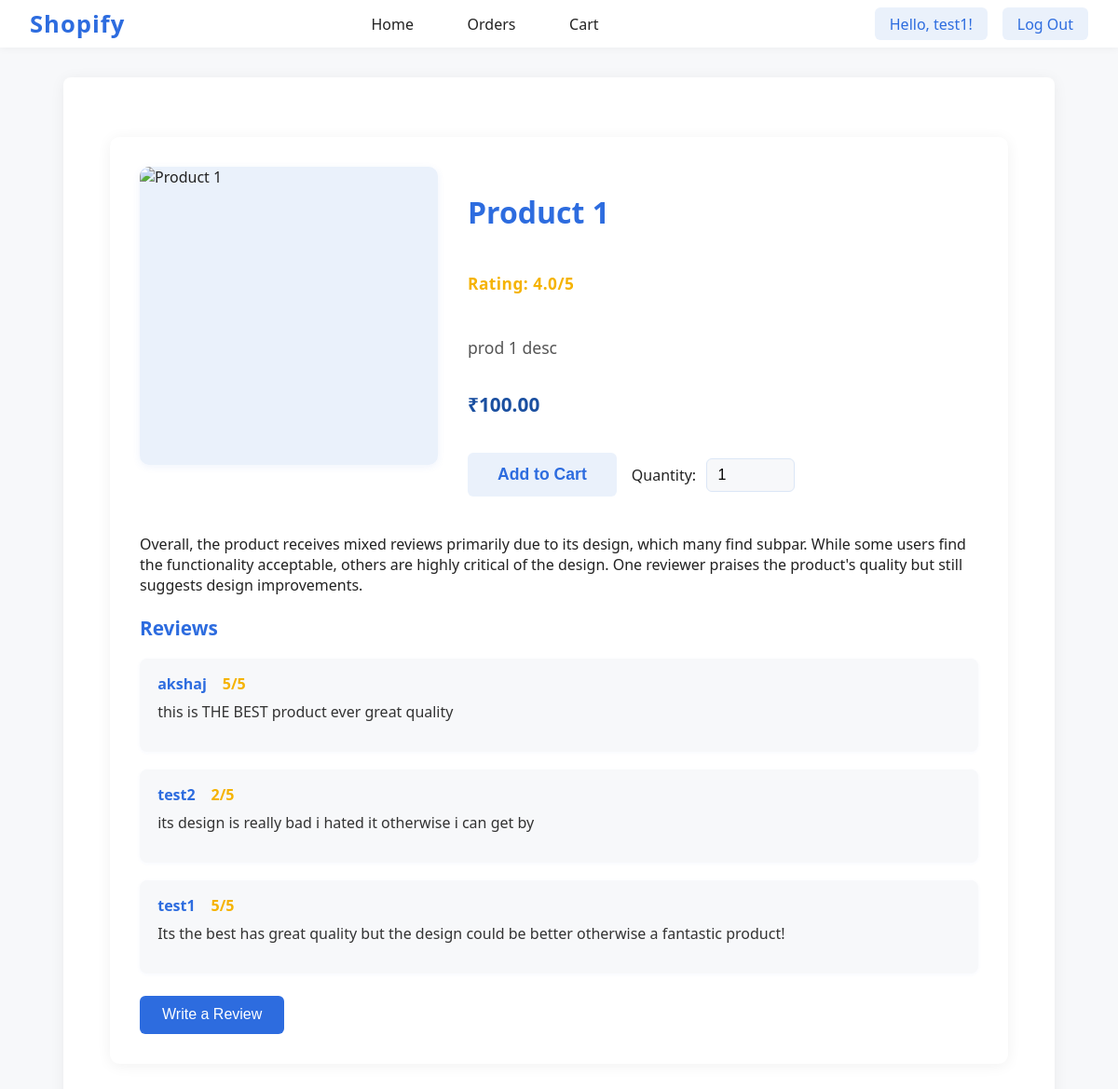
Screenshot of /product/1/ (signed in) with the database file from the repository.
### payment/models.py (models this page shows, shortened)
class Product(models.Model):
    name = models.CharField(max_length=100)
    description = models.TextField()
    summary = models.TextField(default="Error loading the summary.")
    price = models.DecimalField(max_digits=10, decimal_places=2)
    created_at = models.DateTimeField(auto_now_add=True)
    category = models.CharField(default=None)
    starRating = models.FloatField(default=0.0)

class Reviews(models.Model):
    product = models.ForeignKey(Product, on_delete=models.CASCADE)
    user = models.ForeignKey(User, on_delete=models.CASCADE)
    rating = models.IntegerField(default=0)
    comment = models.TextField()

### shop/views.py (the view)
# urls.py: path("product/<int:item_id>/", views.productDetail, name="productDetail"),
@login_required(login_url='/signup/')
def productDetail(request, item_id):
    product = Product.objects.filter(id=item_id).first()
    if not product:
        return render(request, "404.html", status=404)
    product_reviews = Reviews.objects.filter(product=product).order_by('-id')
    return render(request, "productDetail.html", {"product": product, "reviews": product_reviews})

### frontend/templates/productDetail.html (shortened to what this page needs)
{% extends "base.html" %}
{% load static %}
{% block content %}
<link rel="stylesheet" href="{% static '/static/css/productDetail.css' %}">
<div class="product-detail-container">
    <div class="product-main">
        <img src="{{ product.image_url }}" alt="{{ product.name }}" class="product-image" />
        <div class="product-info">
            <h2 class="product-title">{{ product.name }}</h2>
            <p class="product-rating">Rating: {{ product.starRating|default:"0" }}/5</p>
            <p class="product-desc">{{ product.description }}</p>
            <span class="product-price">₹{{ product.price }}</span>
            <div class="product-actions">
                <form action="{% url 'addToCart' %}" method="POST" class="cart-form">
                    <button type="submit" class="cart-btn">Add to Cart</button>
                    <div class="quantity-group">
                        <label for="quantity">Quantity:</label>
                        <input type="number" id="quantity" name="quantity" min="1" value="1" class="quantity-input" />
                    </div>
                </form>
            </div>
        </div>
    </div>
    <div class="reviews-section">
        <div class="product-summary">
            {{ product.summary }}
        </div>
        <h3>Reviews</h3>
        <div class="reviews-list">
            {% for review in reviews %}
            <div class="review-card">
                <strong>{{ review.user.username }}</strong>
                <span class="review-rating">{{ review.rating }}/5</span>
                <p class="review-text">{{ review.comment }}</p>
            </div>
            {% empty %}
            <p>No reviews yet.</p>
            {% endfor %}
        </div>
        <button class="write-review-btn" onclick="window.location.href='{% url 'writeReview' product.id %}'">Write a Review</button>
    </div>
</div>
{% endblock %}

### frontend/templates/base.html (shortened to what this page needs)
<!DOCTYPE html>
{% load static %}
<html lang="en">
<head>
    <link rel="stylesheet" href="{% static '/static/css/base.css' %}">
</head>
<body>
    <nav class="navbar">
        <div class="container">
            <a href="/" class="logo">Shopify</a>
            <ul class="nav-links">
                <li><a href="/">Home</a></li>
                <li><a href={% url "ordersView" %}>Orders</a></li>
                <li><a href={% url "CartView" %}>Cart</a></li>
            </ul>
            {% if user.is_authenticated %}
                <div class="username-logout-group">
                    <div class="username-display">Hello, {{ user.username }}!</div>
                    <a href="{% url 'LogOut' %}" class="logout-btn">Log Out</a>
                </div>
            {% endif %}
        </div>
    </nav>
    <main class="main-content">
        {% block content %}{% endblock %}
    </main>
</body>
</html>

### frontend/static/css/base.css (style rules this page uses)
body { margin: 0; font-family: 'Segoe UI', 'Roboto', Arial, sans-serif; background: #f7f8fa; color: #222; }
.navbar { background: #fff; box-shadow: 0 2px 8px rgba(0,0,0,0.04); padding: 0.5rem 0; position: sticky; top: 0; z-index: 100; }
.container { max-width: 1200px; margin: 0 auto; display: flex; align-items: center; justify-content: space-between; padding: 0 2rem; }
.logo { font-size: 1.6rem; font-weight: 700; color: #2d6cdf; text-decoration: none; letter-spacing: 1px; }
.nav-links { list-style: none; display: flex; gap: 2rem; margin: 0; padding: 0; }
.nav-links li a { text-decoration: none; color: #222; font-weight: 500; transition: color 0.2s; padding: 0.5rem 0.8rem; border-radius: 4px; }
.main-content { max-width: 1000px; margin: 2rem auto; background: #fff; border-radius: 8px; box-shadow: 0 2px 16px rgba(0,0,0,0.06); padding: 2rem; }

### frontend/static/css/productDetail.css (style rules this page uses)
.product-detail-container { max-width: 900px; margin: 2rem auto; background: #fff; border-radius: 10px; box-shadow: 0 2px 16px rgba(0,0,0,0.06); padding: 2rem; }
.product-main { display: flex; gap: 2rem; align-items: flex-start; margin-bottom: 2.5rem; }
.product-image { width: 320px; height: 320px; object-fit: cover; border-radius: 10px; box-shadow: 0 2px 8px rgba(45,108,223,0.08); background: #eaf1fb; }
.product-info { flex: 1; display: flex; flex-direction: column; gap: 1.2rem; }
.product-title { font-size: 2rem; font-weight: 700; color: #2d6cdf; margin-bottom: 0.5rem; }
.product-rating { font-size: 1.08rem; color: #f5b301; font-weight: 600; margin-bottom: 0.5rem; letter-spacing: 0.5px; }
.product-desc { font-size: 1.1rem; color: #555; margin-bottom: 1rem; }
.product-price { font-size: 1.3rem; font-weight: 700; color: #1a4fa0; margin-bottom: 1.2rem; }
.product-actions { display: flex; gap: 1rem; }
.buy-btn, .cart-btn { padding: 0.8rem 2rem; font-size: 1.1rem; font-weight: 600; border: none; border-radius: 6px; cursor: pointer; transition: background 0.2s; }
.cart-btn { background: #eaf1fb; color: #2d6cdf; }
.reviews-section { margin-top: 2rem; }
.reviews-section h3 { font-size: 1.3rem; font-weight: 700; color: #2d6cdf; margin-bottom: 1.2rem; }
.reviews-list { display: flex; flex-direction: column; gap: 1.2rem; margin-bottom: 1.5rem; }
.review-card { background: #f7f8fa; border-radius: 8px; padding: 1rem 1.2rem; box-shadow: 0 1px 4px rgba(45,108,223,0.04); }
.review-card strong { color: #2d6cdf; font-weight: 600; margin-right: 0.8rem; }
.review-rating { color: #f5b301; font-weight: 700; margin-right: 0.8rem; }
.review-text { color: #333; font-size: 1rem; margin-top: 0.5rem; }
.write-review-btn { padding: 0.7rem 1.5rem; background: #2d6cdf; color: #fff; border: none; border-radius: 6px; font-size: 1rem; font-weight: 500; cursor: pointer; transition: background 0.2s; }
.cart-form { display: flex; align-items: center; gap: 1rem; }
.quantity-group { display: flex; align-items: center; gap: 0.7rem; margin: 0; }
.quantity-group label { font-size: 1rem; color: #222; font-weight: 500; }
.quantity-input { width: 70px; padding: 0.5rem 0.7rem; border: 1px solid #dbe6f6; border-radius: 6px; font-size: 1rem; background: #f7f8fa; transition: border-color 0.2s; }

### frontend/templates/base.html (style rules this page uses)
.username-logout-group { display: flex; align-items: center; gap: 1rem; margin-left: 2rem; }
.username-display { font-weight: 500; color: #2d6cdf; font-size: 1rem; background: #eaf1fb; padding: 0.4rem 1rem; border-radius: 6px; display: inline-block; }
.logout-btn { background: #eaf1fb; color: #2d6cdf; font-weight: 500; border: none; border-radius: 6px; padding: 0.4rem 1rem; cursor: pointer; transition: background 0.2s; text-decoration: none; }

### rows the page displays
Product: name "Product 1", starRating "4.0", description "prod 1 desc", price "100.00", summary "Overall, the product receives mixed reviews primarily due to its design, which many find subpar. While some users find the functionality acceptable, others are highly critical of the design. One reviewer praises the product's quality but still suggests design improvements."
Reviews: user.username "akshaj", rating "5", comment "this is THE BEST product ever great quality"
Reviews: user.username "test2", rating "2", comment "its design is really bad i hated it otherwise i can get by"
Reviews: user.username "test1", rating "5", comment "Its the best has great quality but the design could be better otherwise a fantastic product!"

### other values shown
{{ user.username }} "test1"
